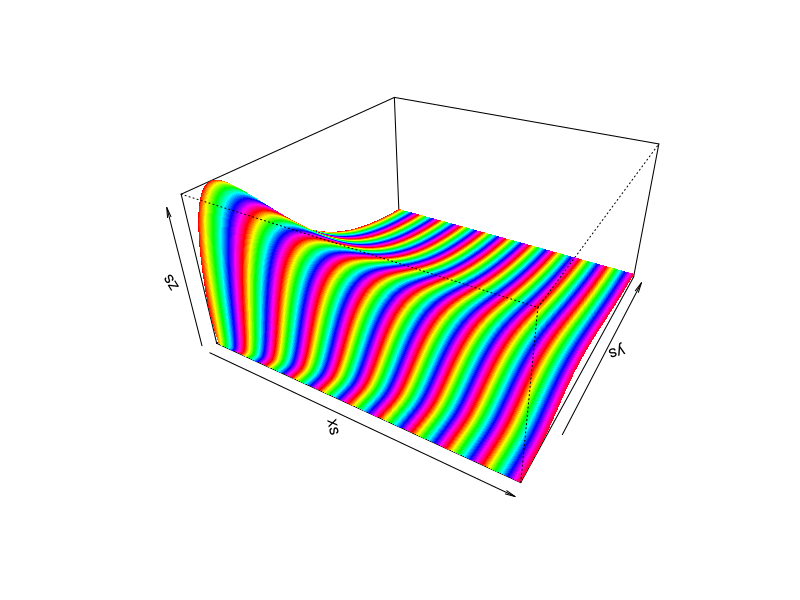

R code for this plot:
gaussian <- function(t, x) {
	(2*pi*t)^(1/2)*exp(-x^2/t/2);
}

dx1.gaussian <- function(t, x) {
	-(2*pi*t)^(1/2)*x/t*exp(-x^2/t/2);
}

dx2.gaussian <- function(t, x) {
	(2*pi*t)^(1/2)*((x/t)^2-1/t)*exp(-x^2/t/2);
}

dx.gaussian <- dx1.gaussian 

boxcar <- function(radius, x) {
	(-radius <= x) & (x < radius);
}

boxcar.convolve <- function(r1, r2, x) {
	ind.0 <- which(r1 + r2 <= abs(x));
	ind.1 <- which(abs(r1 - r2) <= abs(x) & abs(x) < r1 + r2);
	ind.2 <- which(abs(x) < abs(r1 - r2));
	x[ind.0] <- 0;
	x[ind.1] <- r1 + r2 - abs(x[ind.1]);
	x[ind.2] <- 2 * min(r1, r2);
	x;
}

test.boxcar <- function() {
	old.par <- par(mfrow=c(1,1));
	on.exit(par(old.par));
	xs <- (-200:200) / 100;
	col <- c("red", "blue", "black");
	lty = c(1, 1, 3);
	r1 <- 1.0;
	r2 <- 0.3;
	plot(xs, boxcar(r1, xs), type="l", col=col[1], lty=lty[1]);
	lines(xs, boxcar(r2, xs), type="l", col=col[2], lty=lty[2]);
	lines(xs, boxcar.convolve(r1, r2, xs), type="l", col=col[3], lty=lty[3]);
}

test.boxcar.1 <- function() {
	xs <- (-2000:2000) / 100;
	r1 <- 1.0;
	r2 <- 0.3;
	ts <- 1:10000 / 100;
	ys0 <- sapply(ts, function(t) {
		f2 <- integrate(lower=0, upper=r1+r2, function(x) {
			d <- 2 * (r1 + r2) - 2 * boxcar.convolve(r1, r2, x);
			exp(-d / 2 / t);
		});
		f2$value;
	});
	ys.1 <- sapply(ts, function(t) {
		t * (exp(-abs(r1 - r2) / t) - exp(-(r1 + r2) / t));
	});
	ys.2 <- sapply(ts, function(t) {
		abs(r1 - r2) * exp(-abs(r1 - r2) / t);
	});
	ys <- ys.1 + ys.2;

	old.par <- par(mfrow=c(5,1));
	on.exit(par(old.par));

	col <- c("red", "black", "green", "blue");
	lty = c(1, 1, 3, 3);
	plot(ts, ys0, ylim=range(ys, ys.1, ys.2, ys), log="x"
		, type="l", col=col[1], lty=lty[1]);
	lines(ts, ys, type="l", col=col[2], lty=lty[2]);
	#lines(ts, ys.1.1, type="l", col=col[3], lty=lty[3]);
	#lines(ts, ys.1.2, type="l", col=col[4], lty=lty[4]);

	ys.g <- ys / ts^(1/2);
	plot(ts, ys.g, log="x", type="l");

	ys.p <- ys.g * exp(-ts);
	plot(ts, ys.p, log="x", type="l");

	alp <- function(x, t) {
		t.sqrt <- sqrt(t);
		(x / t.sqrt + t.sqrt) * exp(- x / t);
	}

	ys.a <- alp(abs(r1-r2), ts) - alp(r1+r2, ts);
	plot(ts, ys.a, log="x", type="l");

	ys.b <- ys.a * exp(-ts);
	plot(ts, ys.b, log="x", type="l");
}

if (F) {
	test.boxcar.1();
}

test.misc.1 <- function() {
	fnc <- function(x, y) {
		(x / sqrt(y) + sqrt(y)) * exp(-(x / y + y));
	}
	xs <- 0:500 / 100;
	ys <- 1:500 / 100;
	zs <- outer(xs, ys, fnc);
	persp(xs, ys, zs, theta=30, phi=30, expand=0.5, col=rainbow(50), border=NA);
}

if (T) {
	test.misc.1();
}

test.gaussian <- function() {
	old.par <- par(mfrow=c(2,3));
	on.exit(par(old.par));
	xs <- (-200:200) / 20;
	t <- 1;
	plot(xs, gaussian(t, xs), type="l");
	plot(xs, dx1.gaussian(t, xs), type="l");
	plot(xs, dx2.gaussian(t, xs), type="l");
	#plot(xs, gaussian(t, 0) + (1/2)*xs^2*dx2.gaussian(t, 0), type="l");
	t <- 10;
	plot(xs, gaussian(t, xs), type="l");
	plot(xs, dx1.gaussian(t, xs), type="l");
	plot(xs, dx2.gaussian(t, xs), type="l");
	#plot(xs, gaussian(t, 0) + (1/2)*xs^2*dx2.gaussian(t, 0), type="l");
}

if (F) {
	test.gaussian();
}

if (F) {
	#sample of approx
	x <- 1:10
	y <- rnorm(10)
	plot(x, y, main = "approx(.) and approxfun(.)")
	points(approx(x, y), col = 2, pch = "*")
}

if (F){
#	lty <- c(0=blank, 1=solid (default), 2=dashed, 3=dotted, 4=dotdash, 5=longdash, 6=twodash)
}

divide.seq <- function(xs, n) {
	usage.xs <- "xs is a vector of numeric"
	usage.n <- "n is a integer and 0 < n"
	if (is.numeric(xs) & 1 < length(xs) ) {
		#valid
	} else {
		stop(simpleError(usage.xs));
	}
	if (is.numeric(n) & length(n) == 1 & 0 < n) {
		#valid
	} else {
		stop(simpleError(usage.n));
	}
	xn <- length(xs);
	yn <- n * (xn - 1) + 1;
	ys <- rep(NA, yn);
	ys[1] <- xs[1];
	for (i in 1:(xn-1)) {
		x1 <- xs[i];
		dx <- (xs[i+1] - x1) / n;
		ys[1 + n*(i-1) + 1:n] <- x1 + dx * (1:n);
	}
	ys;
}

test.divide.seq <- function() {
	xs <- c(0, 1, 3);
	ys <- divide.seq(xs, 3);
	print(list(x=xs, y=ys));
}

if (F) {
	test.divide.seq();
}

test.convolution <- function() {
	x <-   c(-2, -1, -0.5, -0.5, -0.25, -0.25, 0, 0.25, 0.25, 0.5, 0.5, 1, 2);
	f.y <- c( 0,  0,    0,    1,     1,     1, 1,    1,    1,   1,   0, 0, 0);
	g.y <- c( 0,  0,    0,    0,     0,     1, 1,    1,    0,   0,   0, 0, 0);
	fg.x <- divide.seq(x, 2);
	fg.y <- (abs(fg.x)<(1/2+1/4))*(pmin(1/2-fg.x, 1/4) + pmin(1/2+fg.x, 1/4));
	lty <- c(1,1,3);
	col <- c("red", "blue", "black");
	plot(x, f.y, type="l", lty=lty[1], col=col[1]
		, main="h(r,x)=|x|<=r", xlab="x", ylab="y");
	lines(x, g.y, type="l", lty=lty[2], col=col[2]);
	lines(fg.x, fg.y, type="l", lty=lty[3], col=col[3]);
	legend(0.3 * max(x), 0.9 * max(f.y, g.y), c("y=h(1/2)", "y=h(1/4)", "y=h(1/2)*h(1/4)"), lty=lty, col=col);
}

if (F) {
	test.convolution();
}

string.trim <- function(x) {
	usage <- "x must be a character or null";
	if (is.null(x)) {
		return(x);
	} else if (is.character(x)) {
		x <- gsub('^[[:space:]]+', '', x);
		x <- gsub('[[:space:]]+$', '', x);
		return(x);
	}
	stop(usage);
}

to.hz <- function(length, unit=NULL) {
	unit.usage <- "unit must be (km|m|cm|mm|nm)";
	if (!is.numeric(length)) {
		stop("length must be a numeric");
	}
	if (is.character(unit)) {
		lo.unit <- tolower(string.trim(unit));
		if (lo.unit == "km") {
			unit <- 1000;
		} else if (lo.unit == "m") {
			unit <- 1;
		} else if (lo.unit == "cm") {
			unit <- 0.01;
		} else if (lo.unit == "mm") {
			unit <- 0.001;
		} else if (lo.unit == "nm") {
			unit <- 0.000001;
		} else {
			stop(unit.usage);
		}
	} else {
		if (is.null(unit)) {
			unit <- 1;
		} else {
			stop(unit.usage);
		}
	}
	hz <- 299792458.0 / (length * unit);
	value <- hz;
	unit <- "hz";
	if (value < 10^3) {
	} else if (value < 10^6) {
		value <- round(value / 10^3);
		unit <- "khz";
	} else if (value < 10^9) {
		value <- round(value / 10^6);
		unit <- "mhz";
	} else if (value < 10^12) {
		value <- round(value / 10^9);
		unit <- "ghz";
	} else {
		value <- round(value / 10^12);
		unit <- "thz";
	}
	c(hz=hz, value=value, unit=unit);
}
